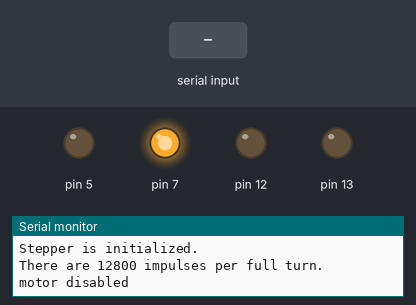
The sketch below on a simulated Arduino Uno, built with avr-gcc and run on an emulated ATmega328P. Shown: output pins drawn as LEDs (lit = HIGH), the last lines printed to the serial monitor. The inputs (shaded band) are chosen by the test bench. Pins used as bus, display or sensor lines are not drawn.

Above: at 8.7 s.
8.8 s: "OK" received over the second serial link
10.3 s: "STR" received over the second serial link
At 18.3 s:
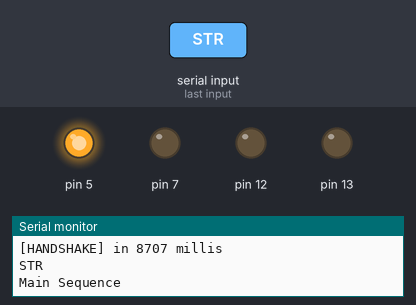
At 23.0 s:
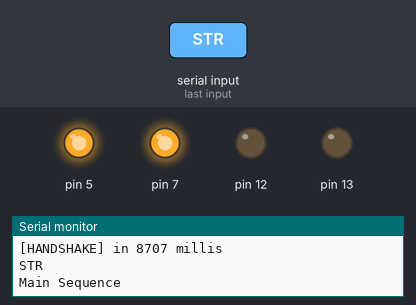
Timing chart, 0 to 64.7 s (numbered marks = the images above; inputs shaded):
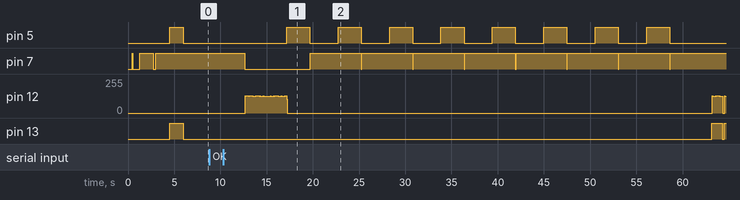

The sketch:

carorama13012017.ino
```cpp
/*
    УПРАВЛЕНИЕ КАМЕРОЙ ПО ОДНОЙ ОСЯМ v.0.9β

                                        ПОРТ            ПИТАНИЕ      DEBOUNCING [ДРЕБЕЗЖАНИЕ]     ШАГ

    1 x Bluetooth HC-06 модуль          D1, D2, GND     5В           -
    1 х пьезодатчик RobotDyn            D12             5В           -
    1 x реле DPDT                       D5,             5В           -
    1 x реле OMIRON для вспышки         D6                           -
    1 x светодиод на 220Ω               D13             5В           -
    1 x NEMA 1X двигатель на SD8825     D8, D9, D7      5В/12В       -                            1/32

    1 x голубой светодиод на 220Ω       D11             5В           для индикации работы Bluetooth

    1 x RESET кнопка                    RST             5В           -

    REFERENCES:
    http://playground.arduino.cc/Code/Bounce [debounce library]
    http://ai2.appinventor.mit.edu/
    https://github.com/carlosmaniero/Arduino-Async-Delay/blob/master/examples/01_hello.ino
    http://www.makeuseof.com/tag/arduino-delay-function-shouldnt-use/

    http://www.martyncurrey.com/arduino-with-hc-05-bluetooth-module-at-mode/
    https://learn.sparkfun.com/tutorials/using-the-bluesmirf

    LATEST ANDROID BUILD
    http://ai2.appinventor.mit.edu/?locale=en#6339780298932224

    @author   Vladimir V. KUCHINOV
    @email    helloworld@vkuchinov.co.uk

*/

/*
       DRV8825 BOARD SCHEME

              B R K G
              | | | |
 *     *********************
 *     *            *****  *   G: GREEN
 *     *            *   *  *   R: RED
 *     *   DRV8825  *   *  *   B: BLUE
 *     *            *   *  *   K: BLACK
 *     *            *****  *
 *     *********************

*/

/*
    LISTENER

    1. NOT LISTENING WHILE DOING SOMETHING


*/


#include<SoftwareSerial.h>

SoftwareSerial BT_HC06(2, 3); // TX, RX

//VARIALBES

int  TIMELIMIT = 9999; //временнной лимит для перезагрузки Android приложения
int  counter = 0;

int  MOTOR_RESOLUTION = 400;           // физическое количество шагов на круг
int  GEARBOX = 1;                      // шестерная передача
long NUM_OF_IMPULSES_PER_TURN = 32000; // динамический параметр, пересчитывается при
// инициализации мотора

//высчитывается по формуле шаги [200 или 400] * микрошаги [32] * шестерная передача

int  SHIFTS = 8;        // количество снимков на круг [управляется с телефона]
int  INTERVAL_A = 3000; // задержка для стабилизации [управляется с телефона]
int  INTERVAL_B = 2500; // выдержка [управляется с телефона]

bool  RUNNING = false;
bool  LISTENING = true;

#define STRSWITCH(STR)      char _x[16]; strcpy(_x, STR); if (false)
#define STRCASE(STR)        } else if (strcmp(_x, STR)==0){
#define STRDEFAULT          } else {

/*******************************
   BUZZ CLASS: ПЬЕЗОДИНАМИК
 ******************************/

#define C 0
#define D 1
#define E 2
#define F 3
#define G 4
#define A 5
#define B 6

class Buzz {
  private:
    int port;

  public:
    Buzz(int port_);
    void inits();
    void play(int note_, int length_);
};

Buzz::Buzz(int port_) {
  this->port = port_;
}
void Buzz::inits() {
  pinMode(this->port, OUTPUT);
  delay(50);
  Serial.println("Sound is initialized.");
}
void Buzz::play(int note_, int length_) {


  //C, D, E, F, G, A, B
  int notes[] = { 1915, 1700, 1519, 1432, 1275, 1136, 1014 };
  int timeHigh = notes[note_];

  for (int i = 0; i < length_; i++) {
    digitalWrite(this->port, HIGH);
    delayMicroseconds(timeHigh);
    digitalWrite(this->port, LOW);
    delayMicroseconds(timeHigh);
  }
}

/*******************************
   LED CLASS: СВЕТОДИОД
 ******************************/

class LED {
  private:

    int port;

  public:
    LED(int port_);
    void inits();
    void turnOn();
    void turnOff();
};

LED::LED(int port_) {
  this->port = port_;
}
void LED::inits() {
  pinMode(this->port, OUTPUT);
  delay(50);
  Serial.println("LED is initialized.");
}
void LED::turnOn() {
  digitalWrite(this->port, HIGH);
}
void LED::turnOff() {
  digitalWrite(this->port, LOW);
}

/***********************************
   RELAY CLASS: Реле одиночное
 **********************************/

class Relay {
  private:
    int port;

  public:
    Relay(int port_);
    void inits();
    void turnOn();
    void turnOff();
    bool enabled = true;
};

Relay::Relay(int port_) {
  this->port = port_;
}
void Relay::inits() {
  pinMode(this->port, OUTPUT);
  delay(250);
  Serial.println("Relay is initialized.");
}
void Relay::turnOn() {
  if (this->enabled) {
    digitalWrite(this->port, HIGH);
  }
}
void Relay::turnOff() {
  digitalWrite(this->port, LOW);
}

/*************************************************************************
   LISTENER CLASS: FOR SMOOTH & STABLE ARDUINO/ANDROID COMMUNICATION
 ************************************************************************/

class Listener {
  private:

    int port;

  public:

    bool state = true;
    bool handshaked = false;
    int last;

    Listener(int port_);
    void set(bool state_);
    void sendIdle();
    void sendIdle(int times_);
    void getOK();
    void getStop();
};


Listener::Listener(int port_) {
  this->port = port_;
  this->last = millis();
}
void Listener::set(bool state_) {

  delay(750);

  this->state = state_;
  if (this->state) {
    digitalWrite(this->port, HIGH);
  } else {
    digitalWrite(this->port, LOW);
  }

  delay(750);

}
void Listener::sendIdle() {

  delay(750);

  while (!handshaked) {
    BT_HC06.print("![IDLE]");
    this->getOK();
  } this->set(true);
  handshaked = false;

  delay(750);

}

void Listener::sendIdle(int times_) { BT_HC06.print("![IDLE]"); }

void Listener::getOK() {

  String metadata = "";

  while (BT_HC06.available()) {

    delay(3);
    char c = BT_HC06.read();
    metadata += c;

  }

  if (metadata.length() > 0 && metadata.indexOf("OK") >= 0) {
    String m = "[HANDSHAKE] in " + String((millis() - this->last)) + " millis";
    this->handshaked = true;
    this->last = millis();
    Serial.println(m);
    delay(50);
  }

}

void Listener::getStop() {

  String metadata = "";

  while (BT_HC06.available()) {

    delay(3);
    char c = BT_HC06.read();
    metadata += c;

  }

  if (metadata.length() > 0 && metadata.indexOf("STOP") >= 0) {
    this->handshaked = true;
  }

}

/*******************************************************************
   STEPPER MOTOR CLASS: ШАГОВЫЙ ДВИГАТЕЛЬ ЧЕРЕЗ SD8825
 ******************************************************************/

#define CW   1
#define CCW -1

class StepperMotor {
  private:

    int dir = 1;
    int pause = 3;
    int micropause = 2;
    int resolution; //1: 1/1, 2: 1/2, 4: 1/4, 8: 1/8, 16: 1/16...
    int fullTurn = MOTOR_RESOLUTION; //200 by default, 400 high resolution motorp

  public:
    StepperMotor(int dir_, int pull_, int enable_, int resolution_);

    int ports[3]; //0: dir, 1: pull, 2: enableint ports[3]; //0: dir, 1: pull, 2: enable
    void inits();
    void stepCW();   //один шаг по часовой стрелки
    void stepCCW();  //один шаг против часовой стрелки
    void moveNumOfSteps(int steps_, int dir_);
    void shift(int dir_);
    void disable();
    void enable();
};

StepperMotor::StepperMotor(int dir_, int pull_, int enable_, int resolution_) {
  this->ports[0] = dir_;
  this->ports[1] = pull_;
  this->ports[2] = enable_;
  resolution = resolution_;
}
void StepperMotor::inits() {

  pinMode(this->ports[0], OUTPUT);
  pinMode(this->ports[1], OUTPUT);
  pinMode(this->ports[2], OUTPUT);
  digitalWrite(this->ports[2], HIGH),
               delay(50);
  Serial.println("Stepper is initialized.");
  NUM_OF_IMPULSES_PER_TURN = fullTurn * resolution * GEARBOX;
  Serial.print("There are ");
  Serial.print(NUM_OF_IMPULSES_PER_TURN);
  Serial.print(" impulses per full turn.\n");

}

void StepperMotor::stepCW() {

  digitalWrite(this->ports[0], true);
  delayMicroseconds(pause);

  digitalWrite(this->ports[1], LOW);
  delayMicroseconds(micropause);
  digitalWrite(this->ports[1], HIGH);
  delayMicroseconds(micropause);

  digitalWrite(this->ports[0], false);
  delayMicroseconds(pause);

  digitalWrite(this->ports[1], LOW);
  delayMicroseconds(micropause);
  digitalWrite(this->ports[1], HIGH);
  delayMicroseconds(micropause);

}

void StepperMotor::stepCCW() {

  digitalWrite(this->ports[0], true);
  delayMicroseconds(pause);

  digitalWrite(this->ports[1], HIGH);
  delayMicroseconds(micropause);
  digitalWrite(this->ports[1], LOW);
  delayMicroseconds(micropause);

  digitalWrite(this->ports[0], false);
  delayMicroseconds(pause);

  digitalWrite(this->ports[1], HIGH);
  delayMicroseconds(micropause);
  digitalWrite(this->ports[1], LOW);
  delayMicroseconds(micropause);

}

void StepperMotor::moveNumOfSteps(int steps_, int dir_) {
  digitalWrite(ports[2], LOW);
  for (int s = 0; s < steps_; s++) {
    if (dir_ == 1) {
      stepCW();
    } else {
      stepCCW();
    }
  } digitalWrite(this->ports[1], LOW);
  digitalWrite(ports[2], HIGH);
}
void StepperMotor::shift(int dir_) {
  digitalWrite(ports[2], LOW);
  long steps = floor(NUM_OF_IMPULSES_PER_TURN / SHIFTS);
  for (int s = 0; s < steps; s++) {
    if (dir_ == 1) {
      stepCW();
    } else {
      stepCCW();
    }
  } digitalWrite(this->ports[1], LOW);
  digitalWrite(ports[2], HIGH);
}
void StepperMotor::enable() {
  digitalWrite(ports[2], LOW);
}
void StepperMotor::disable() {
  digitalWrite(ports[2], HIGH);
}


LED *led;
Buzz *sound;
Relay *flash;
Relay *shutter;

StepperMotor *motorA;

Listener *listener;


void setup() {

  Serial.begin(9600);
  Serial.println("Starting");

  BT_HC06.begin(115200);
  BT_HC06.print("$");
  BT_HC06.print("$");
  BT_HC06.print("$");
  delay(100);
  BT_HC06.println("U,9600,N");
  BT_HC06.begin(9600);

  //Listener
  listener = new Listener(11);
  listener->sendIdle(9);

  //LED
  led = new LED(13);
  led->inits();

  //sound
  sound = new Buzz(12);
  sound->inits();

  //relays
  shutter = new Relay(5);
  shutter->inits();

  //flash
  //flash = new Relay(6);
  //flash->inits();

  //steppers
  motorA = new StepperMotor(9, 8, 7, 32);
  motorA->inits();
  motorA->enable();

  delay(500);
  for (int i = 0; i < 4; i++) {
    motorA->shift(CW); //test
  }
  delay(1500);
  for (int i = 0; i < 4; i++) {
    motorA->shift(CCW); //test
  }
  delay(1500);
  shutter->turnOn();
  led->turnOn();
  delay(1500);
  shutter->turnOff();
  led->turnOff();

  listener->set(true);

  //мотор свободный для вращения
  Serial.println("motor disabled");
  motorA->disable();

}

void loop() {

  listenBluetooth();
  listener->sendIdle();
}

void scenarioA() {

  //мотор становится активным
  motorA->enable();

  Serial.println("Main Sequence");

  led->turnOff();
  sound->play(A, 2000);

  for (int i = 0; i < SHIFTS; i++) {

    shutter->turnOn();
    delay(INTERVAL_B);
    shutter->turnOff();
    motorA->shift(CW);
    delay(INTERVAL_A);
  }

  delay(1500);

  endSignal();

  //мотор свободный для вращения
  Serial.println("motor disabled");
  motorA->disable();

}

void singleShot() {

  sound->play(A, 500);
  led->turnOn();
  shutter->turnOn();
  delay(INTERVAL_B);
  shutter->turnOff();
  led->turnOff();
  delay(500);
  sound->play(A, 500);

}

void endSignal() {

  Serial.println("Finishing");

  for (int s = 0; s < 3; s++) {

    led->turnOn();
    sound->play(A, 500);
    led->turnOff();
    delay(200);
  }

  led->turnOn();

  //while(RUNNING) { resetAndroid(); loop(); }
  //Serial.println("Full stop");

}

String parseData(String data_) {

  if (data_.indexOf('_') < 0) {
    if (data_.indexOf("STR") >= 0) {
      listener->set(false);
      scenarioA();
      listener->sendIdle();
    }
    else if (data_.indexOf("SNG") >= 0) {
      listener->set(false);
      singleShot();
      listener->sendIdle();
    }
    else if (data_.indexOf("FLSN") >= 0) {
      listener->set(false);
      Serial.println("flash on");
      listener->sendIdle();
    }
    else if (data_.indexOf("FLSF") >= 0) {
      listener->set(false);
      Serial.println("flash off");
      listener->sendIdle();
    }
    else {
      return "[UNKNOWN COMMAND]";
    }
  }
  else {
    //String command = data_.substring(0, split.indexOf("_"));
    //String value =  data_.substring(split.indexOf("_") + 1);
    String value = GetOnlyNumbers(data_.substring(data_.indexOf("_") + 1));


    if (data_.indexOf("CW") >= 0) {
      listener->set(false);
      int val = round(NUM_OF_IMPULSES_PER_TURN / 360.0 * value.toInt());
      motorA->moveNumOfSteps(val, CCW);
      listener->sendIdle();
    }
    else if (data_.indexOf("CL") >= 0 ) {
      listener->set(false);
      int val = round(NUM_OF_IMPULSES_PER_TURN / 360.0 * value.toInt());
      motorA->moveNumOfSteps(val, CW);
      listener->sendIdle();
    }
    else if (data_.indexOf("ST") >= 0) {
      listener->set(false);
      Serial.println(value);
      INTERVAL_A = value.toFloat() * 1000;
      listener->sendIdle();
    }
    else if (data_.indexOf("EXP") >= 0) {
      listener->set(false);
      Serial.println(value);
      INTERVAL_B = value.toFloat() * 1000;
      listener->sendIdle();
    }
    else if (data_.indexOf("SLZ") >= 0) {
      listener->set(false);
      Serial.println(value);
      SHIFTS = value.toInt();
      listener->sendIdle();
    }
    else {
      return "[UNKNOWN COMPOSITE COMMAND]";
    }
  }

}

String GetOnlyNumbers(String source_) {

  String output = "";
  for (int c = 0; c < source_.length(); c++) {
    if ((byte)source_.charAt(c) > 47 && (byte)source_.charAt(c) < 58) { output += source_.charAt(c); }
    else if(source_.charAt(c) == '.') { output += source_.charAt(c); }
  }

  return output;
}

void listenBluetooth() {

  String metadata = "";

  while (BT_HC06.available() && listener->state == true) {

    delay(2);
    char c = BT_HC06.read();
    metadata += c;

  }

  if (metadata.length() > 0) {
    Serial.println(metadata);
    parseData(metadata);
  }

  delay(5);

}
```

Measured:
- after the input at 10.3 s, pin 5: alternates HIGH for 2.5 s and LOW for 3.1 s, 16 changes in all, then stays LOW, starting after 6.9 s; pin 7: HIGH → LOW after 2.3 s, then repeats every 5.6 s: HIGH 5.5 s, LOW 0.06 s; pin 13: LOW → HIGH after 52.9 s, → LOW 1.1 s later, → HIGH 0.20 s later
